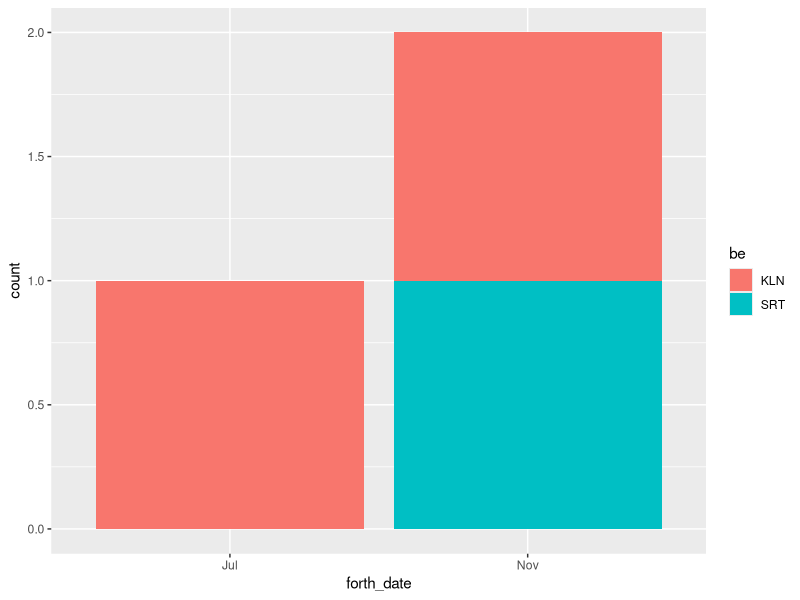

This chart was generated by the following R code:
## ---- chunk 1
library(tidyverse)
library(lubridate)
data_set <- tibble(date = c("01.07.2018 08:14:13.00000", "2019-11-16 16:37:05.0000000", "2019-11-17 16:37:05.0000000"),
                   be = c("KLN", "SRT", "KLN"), source = 0:2, ActionID = c(628, 621, 621), brigada = c("rem", "fond", "rem"))

data_set %>% 
  mutate(clean_date = as.Date.character(date, format = "%d.%m.%Y"))

data_set %>% 
  mutate(clean_date = as.Date.character(date, format = "%Y-%m-%d"))


cleaned <- data_set %>% 
  mutate(first_date = as.Date.character(date, format = "%d.%m.%Y"),
         second_date = as.Date.character(date, format = "%Y-%m-%d"),
         third_date = as.Date.numeric(ifelse(is.na(first_date), 
                                             second_date, first_date), origin = "1970-01-01"),
         forth_date = month(third_date, label = TRUE))

ggplot(cleaned, aes(forth_date, fill = be)) + geom_bar()

